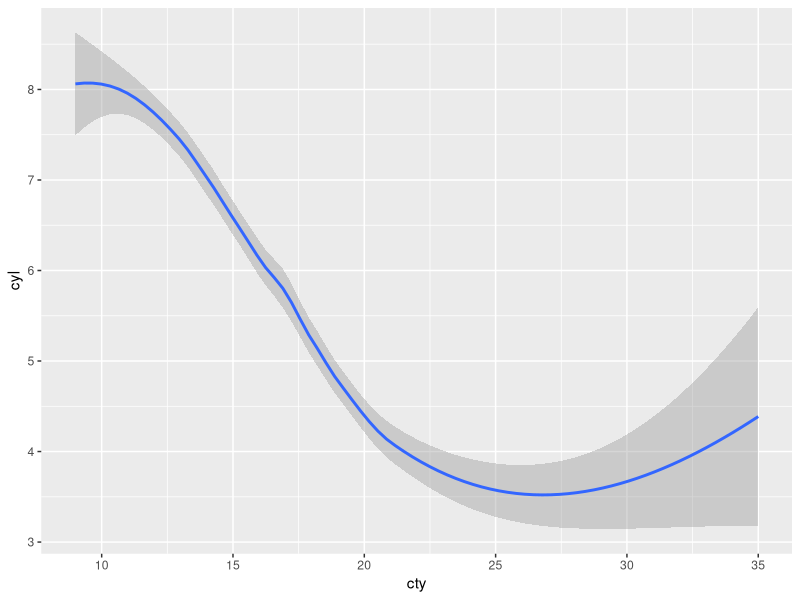

This chart was generated by the following R code:
## ---- chunk 1
library(tidyverse)
select(mpg, year, displ) %>% arrange(desc(displ))
## ---- chunk 2
library(tidyverse)
group_by (mpg, trans) %>% 
  arrange(desc(year))
## ---- chunk 3
library(tidyverse)
ggplot(data = mpg) +
geom_smooth(mapping = aes (x=cty, y=cyl))
